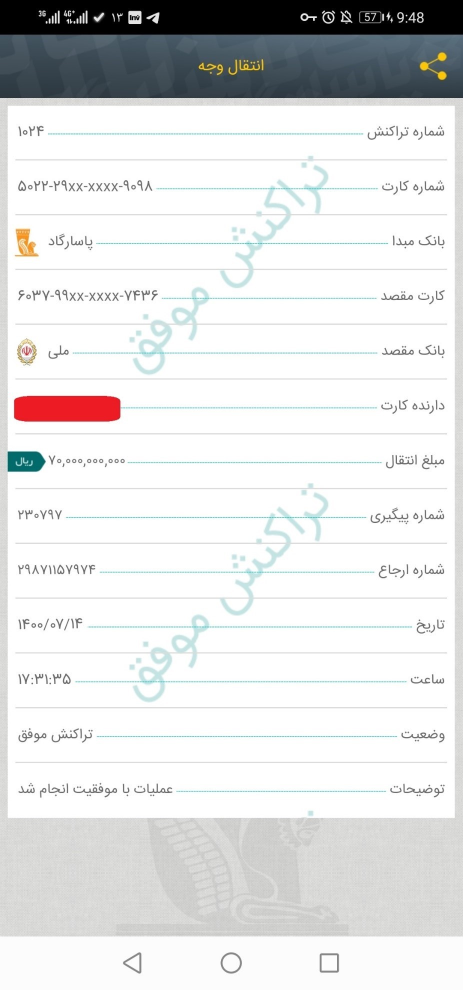
#> input picture receipt_refs/1277812_217.jpg, 925 x 1979 px (shown at 1/2 size)
$ python -i receipt_checker.py   (imports and definitions only)
#> lines starting #> are read from the running program, lines starting #| are printed output that depends on the picture; after the words box and inside, x2 and y2 are one past the last pixel; in counts of white or black regions, pixels touching at a corner belong together
#> further down, picture is the input picture: shape (1979, 925, 3); mean B, G, R 224.6, 224.5, 223.7
"""Automatic card-to-card receipt verification using only free libraries.

Pipeline (cheap checks first):
  1. image sanity (size, ratio, editor tag in metadata)
  2. OCR with Tesseract (OpenCV preprocessing) -> keywords, amount, tracking number
  3. layout comparison with the reference receipts in receipt_refs/ (ORB features)
  4. exact amount match, tracking number present, trivial/fake tracking pattern

Duplicate detection needs the database, so main.py does it using result.tracking
and result.sha256 (atomic INSERT into the receipts table).
"""
import asyncio
import hashlib
import logging
import os
import re
from dataclasses import dataclass
from io import BytesIO
from pathlib import Path
from typing import Optional

log = logging.getLogger("receipt")

try:
    import cv2
    import numpy as np
    import pytesseract
    from PIL import Image

    LIBS_OK = True
except ImportError:
    LIBS_OK = False

OCR_LANG = os.environ.get("OCR_LANG", "fas+eng")
OCR_TIMEOUT = 40  # seconds per OCR pass
REF_DIR = Path(os.environ.get("RECEIPT_REF_DIR", "receipt_refs"))
MIN_KEYWORDS = int(os.environ.get("RECEIPT_MIN_KEYWORDS", "3"))
STRONG_KEYWORDS = int(os.environ.get("RECEIPT_STRONG_KEYWORDS", "5"))
REF_MIN_SCORE = float(os.environ.get("RECEIPT_REF_MIN_SCORE", "0.05"))

EN_DIGITS = str.maketrans("۰۱۲۳۴۵۶۷۸۹٠١٢٣٤٥٦٧٨٩", "01234567890123456789")

KEYWORDS = (
    "رسید", "انتقال", "مبلغ", "ریال", "تومان", "پیگیری", "بانک", "موفق", "کارت",
    "مقصد", "مبدا", "تاریخ", "ساعت", "حساب", "شبا", "ارجاع", "تراکنش", "پرداخت",
    "واریز", "ملت",
)
TRACK_LABEL = re.compile(
    r"پیگیری|ارجاع|مرجع|رهگیری|شماره\s*تراکنش|شناسه\s*تراکنش|کد\s*تراکنش|شماره\s*سند"
)
CARD_PREFIXES = ("6104", "6037", "6219", "5022", "6274", "6221", "5859", "6393", "6280")
EDITOR_WORDS = (
    "photoshop", "canva", "picsart", "snapseed", "gimp", "lightroom", "pixlr",
    "fotor", "receipt", "fake",
)


@dataclass
class Result:
    ok: bool
    code: str  # ok | not_receipt | fake | amount | no_tracking | unavailable
    tracking: Optional[str] = None
    sha256: str = ""


# ------------------------------------------------------------------ text helpers
# [54 lines left out: functions normalize, numbers_in, extract_tracking, trivial_tracking, editor_tag, not called in this run]


def ocr_texts(img_bgr) -> list:
    gray = cv2.cvtColor(img_bgr, cv2.COLOR_BGR2GRAY)
    h, w = gray.shape
#> h = 1979; w = 925
    if w < 1000:
        f = min(3.0, 1000 / w)
#> f = 1.08
        gray = cv2.resize(gray, None, fx=f, fy=f, interpolation=cv2.INTER_CUBIC)
#> gray: shape (2139, 1000)
    if gray.mean() < 110:  # dark-mode screenshot
        gray = 255 - gray
    thresh = cv2.adaptiveThreshold(
        cv2.GaussianBlur(gray, (3, 3), 0), 255,
        cv2.ADAPTIVE_THRESH_GAUSSIAN_C, cv2.THRESH_BINARY, 35, 15,
    )
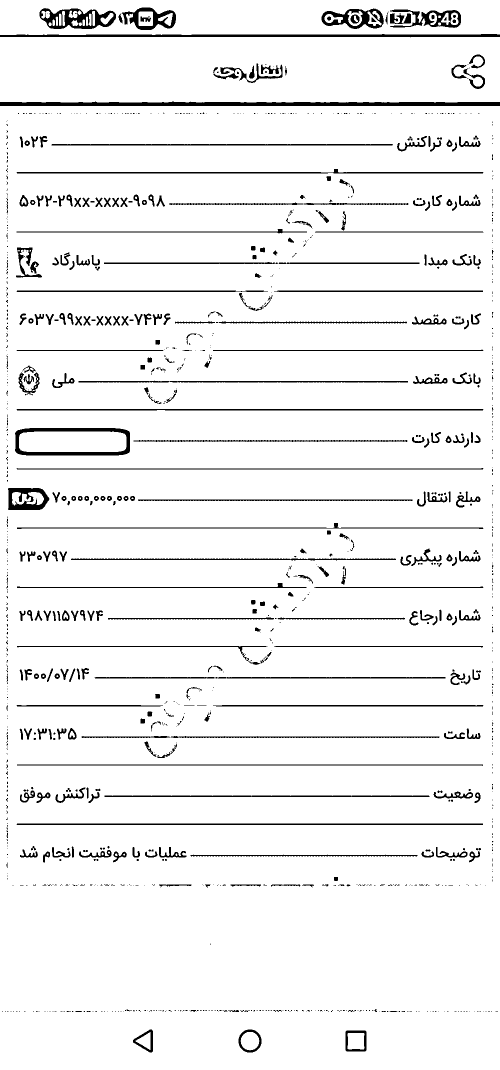
#> thresh: shape (2139, 1000) (shown at 1/2 size); 94.4% white; 1170 black regions (827 under 20 px), largest, box (x1, y1, x2, y2) and area: (0, 203, 1000, 212) 7614, (0, 68, 1000, 75) 4885, (30, 856, 260, 911) 3743
    return [
#> (the run stopped early here; a loop or call above may not have finished)

$ run again, on receipt_refs/IMG_b70673ad-1310-4271-af4b-02041ee70fc7.jpg
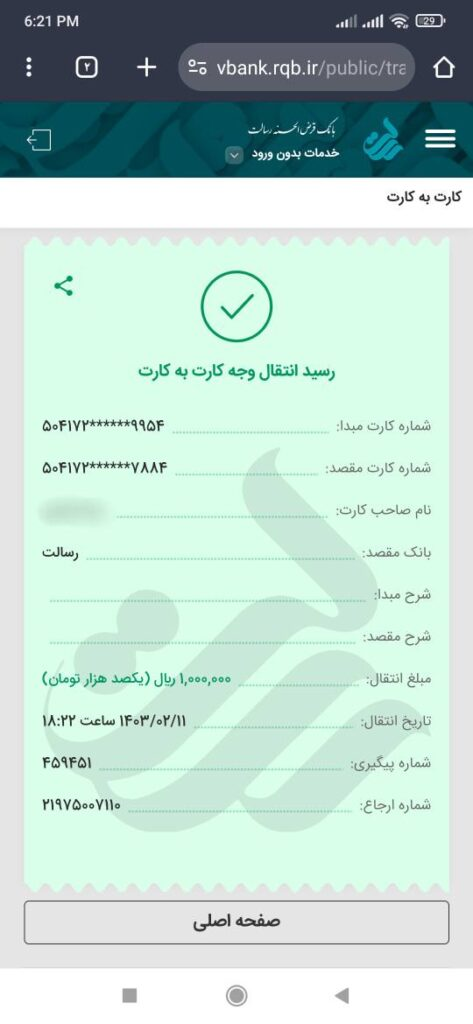
#> input picture receipt_refs/IMG_b70673ad-1310-4271-af4b-02041ee70fc7.jpg, 473 x 1024 px
#> picture is the input picture: shape (1024, 473, 3); mean B, G, R 204.7, 213.7, 187
#> in ocr_texts, `gray = cv2.cvtColor(img_bgr, cv2.COLOR_BGR2GRAY)`:
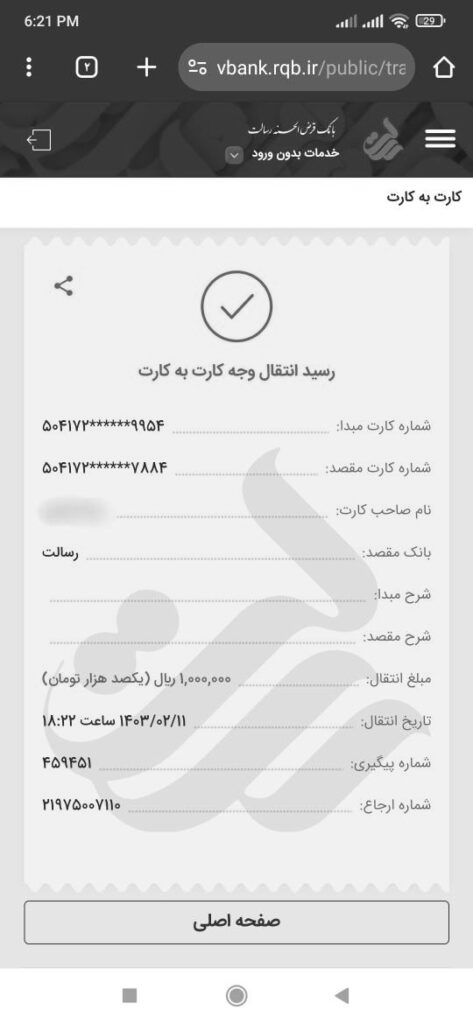
#> gray: shape (1024, 473); min 25, max 255, mean 204.6
#> in ocr_texts, `thresh = cv2.adaptiveThreshold( cv2.GaussianBlur(gray, (3, 3), 0), 255..`:
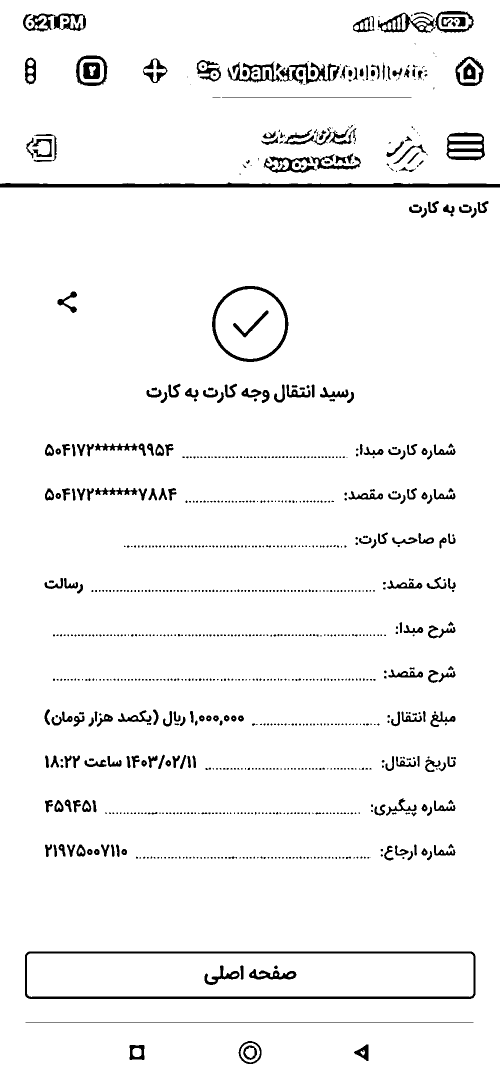
#> thresh: shape (2165, 1000) (shown at 1/2 size); 95.8% white; 1010 black regions (718 under 20 px), largest, box (x1, y1, x2, y2) and area: (50, 1903, 951, 1998) 8735, (0, 365, 1000, 375) 7433, (424, 572, 577, 724) 2866
